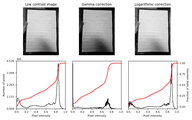
#> input picture P1/contrast/10.png, 192 x 120 px, shrunk from 800 x 500 before the run, found by its file name
$ python thresholding2.py
#> lines starting #> are read from the running program, lines starting #| are printed output that depends on the picture; after the words box and inside, x2 and y2 are one past the last pixel; in counts of white or black regions, pixels touching at a corner belong together
import matplotlib
import matplotlib.pyplot as plt
from skimage import io, color

from skimage.filters import (threshold_otsu, threshold_niblack,
                             threshold_sauvola)

matplotlib.rcParams['font.size'] = 9

num = 10

image = io.imread('pictures\\' + str(num) + '.png')
#> image is the input picture: shape (120, 192, 4); mean R, G, B, A 223.1, 221.8, 221.8, 255
image = color.rgb2gray(image)
#> image: shape (120, 192) float64

binary_global = image > threshold_otsu(image)
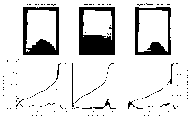
#> binary_global: shape (120, 192) bool; 87.8% white; 138 black regions (130 under 20 px), largest, box (x1, y1, x2, y2) and area: (79, 7, 115, 55) 1019, (23, 7, 59, 55) 749, (135, 7, 171, 55) 593

window_size = 19
thresh_niblack = threshold_niblack(image, window_size=window_size, k=0.8)
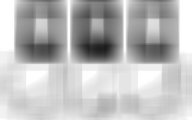
#> thresh_niblack: shape (120, 192) float64; min 0.11, max 1, mean 0.738
thresh_sauvola = threshold_sauvola(image, window_size=window_size)
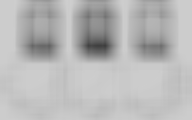
#> thresh_sauvola: shape (120, 192) float64; min 0.245, max 0.809, mean 0.723

binary_niblack = image > thresh_niblack
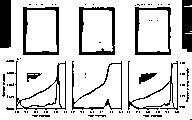
#> binary_niblack: shape (120, 192) bool; 82.5% white; 97 black regions (83 under 20 px), largest, box (x1, y1, x2, y2) and area: (0, 0, 11, 48) 526, (79, 7, 115, 55) 497, (182, 0, 192, 52) 486
binary_sauvola = image > thresh_sauvola
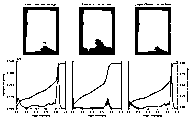
#> binary_sauvola: shape (120, 192) bool; 86.8% white; 119 black regions (112 under 20 px), largest, box (x1, y1, x2, y2) and area: (79, 7, 115, 55) 713, (23, 7, 59, 55) 571, (135, 7, 171, 55) 541

plt.figure(figsize=(8, 7))
plt.subplot(2, 2, 1)
plt.imshow(image, cmap=plt.cm.gray)
plt.title('Original')
plt.axis('off')

plt.subplot(2, 2, 2)
plt.title('Global Threshold')
plt.imshow(binary_global, cmap=plt.cm.gray)
plt.axis('off')

plt.subplot(2, 2, 3)
plt.imshow(binary_niblack, cmap=plt.cm.gray)
plt.title('Niblack Threshold')
plt.axis('off')

plt.subplot(2, 2, 4)
plt.imshow(binary_sauvola, cmap=plt.cm.gray)
plt.title('Sauvola Threshold')
plt.axis('off')

plt.savefig(r'thresholding2/' + str(num) + '.png')

$ run again, with P1/contrast/1.png copied over P1/contrast/10.png
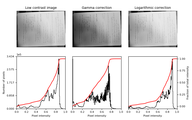
#> input picture P1/contrast/1.png, 192 x 120 px, shrunk from 800 x 500 before the run, found by its file name
#> image is the input picture: shape (120, 192, 4); mean R, G, B, A 225, 223.6, 223.6, 255
#> image: shape (120, 192) float64
#> `binary_global = image > threshold_otsu(image)`:
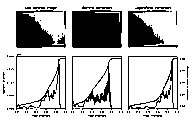
#> binary_global: shape (120, 192) bool; 75.1% white; 94 black regions (82 under 20 px), largest, box (x1, y1, x2, y2) and area: (72, 10, 122, 48) 1824, (16, 7, 66, 48) 1143, (128, 10, 178, 48) 882
#> binary_niblack: shape (120, 192) bool; 85.2% white; 121 black regions (105 under 20 px), largest, box (x1, y1, x2, y2) and area: (72, 56, 122, 110) 474, (15, 54, 66, 110) 452, (128, 56, 178, 110) 402
#> `binary_sauvola = image > thresh_sauvola`:
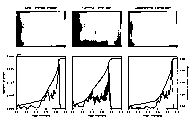
#> binary_sauvola: shape (120, 192) bool; 87.6% white; 110 black regions (102 under 20 px), largest, box (x1, y1, x2, y2) and area: (72, 11, 122, 47) 641, (72, 56, 122, 110) 469, (16, 54, 66, 110) 400

$ run again, with P1/contrast/2.png copied over P1/contrast/10.png
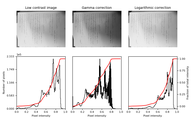
#> input picture P1/contrast/2.png, 192 x 120 px, shrunk from 800 x 500 before the run, found by its file name
#> image is the input picture: shape (120, 192, 4); mean R, G, B, A 224.6, 223.3, 223.3, 255
#> image: shape (120, 192) float64
#> `binary_global = image > threshold_otsu(image)`:
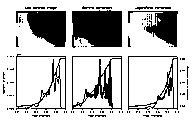
#> binary_global: shape (120, 192) bool; 75% white; 109 black regions (96 under 20 px), largest, box (x1, y1, x2, y2) and area: (72, 10, 122, 48) 1665, (16, 11, 66, 47) 1160, (128, 11, 178, 47) 779
#> binary_niblack: shape (120, 192) bool; 84.5% white; 143 black regions (119 under 20 px), largest, box (x1, y1, x2, y2) and area: (15, 53, 66, 110) 443, (72, 56, 122, 110) 403, (128, 56, 178, 110) 361
#> `binary_sauvola = image > thresh_sauvola`:
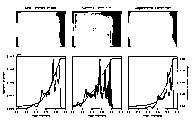
#> binary_sauvola: shape (120, 192) bool; 87.7% white; 116 black regions (105 under 20 px), largest, box (x1, y1, x2, y2) and area: (72, 56, 122, 110) 604, (72, 11, 122, 47) 445, (16, 54, 66, 110) 397

$ run again, with P1/contrast/3.png copied over P1/contrast/10.png
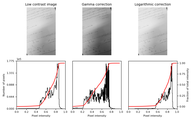
#> input picture P1/contrast/3.png, 192 x 120 px, shrunk from 800 x 500 before the run, found by its file name
#> image is the input picture: shape (120, 192, 4); mean R, G, B, A 231.3, 230, 230, 255
#> image: shape (120, 192) float64
#> `binary_global = image > threshold_otsu(image)`:
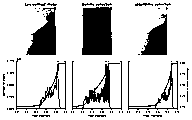
#> binary_global: shape (120, 192) bool; 80% white; 98 black regions (87 under 20 px), largest, box (x1, y1, x2, y2) and area: (82, 7, 112, 55) 1361, (26, 7, 56, 55) 826, (141, 14, 167, 55) 620
#> binary_niblack: shape (120, 192) bool; 80.6% white; 145 black regions (122 under 20 px), largest, box (x1, y1, x2, y2) and area: (0, 0, 15, 48) 693, (179, 0, 192, 50) 562, (15, 58, 66, 110) 374
#> `binary_sauvola = image > thresh_sauvola`:
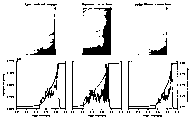
#> binary_sauvola: shape (120, 192) bool; 90% white; 125 black regions (116 under 20 px), largest, box (x1, y1, x2, y2) and area: (82, 7, 112, 55) 499, (80, 61, 122, 110) 382, (16, 58, 66, 110) 286
